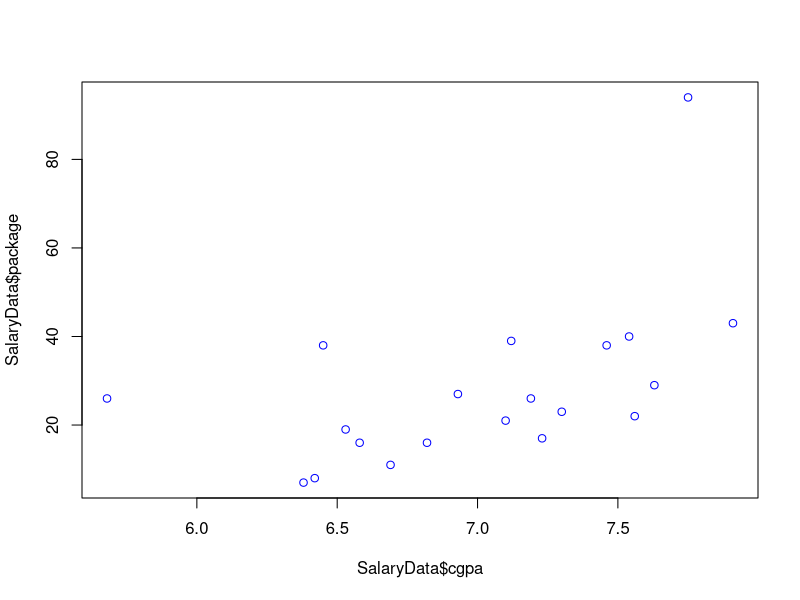
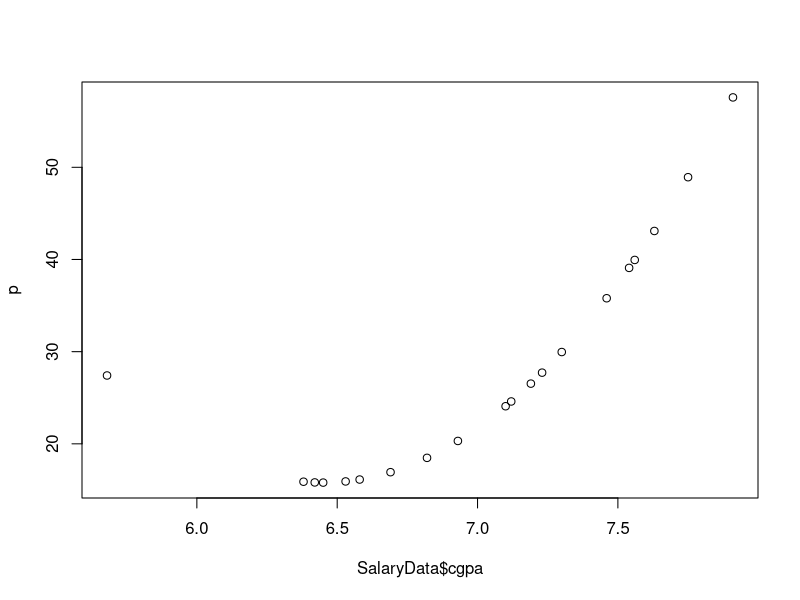

Source code (R) for these figures, in order:
# Reading Dataset
SalaryData <- read.csv("placement.csv")
print(SalaryData)

# Preparing model
model <- lm(package ~ poly(cgpa,2,raw=TRUE), data = SalaryData)

# Fetching R-square, p value, f statistics ...
summary(model)

# Plotting graph
plot(SalaryData$cgpa, SalaryData$package, col = "blue")
# abline(model)

p <- predict(model,x=SalaryData$package)
plot(SalaryData$cgpa,p)
